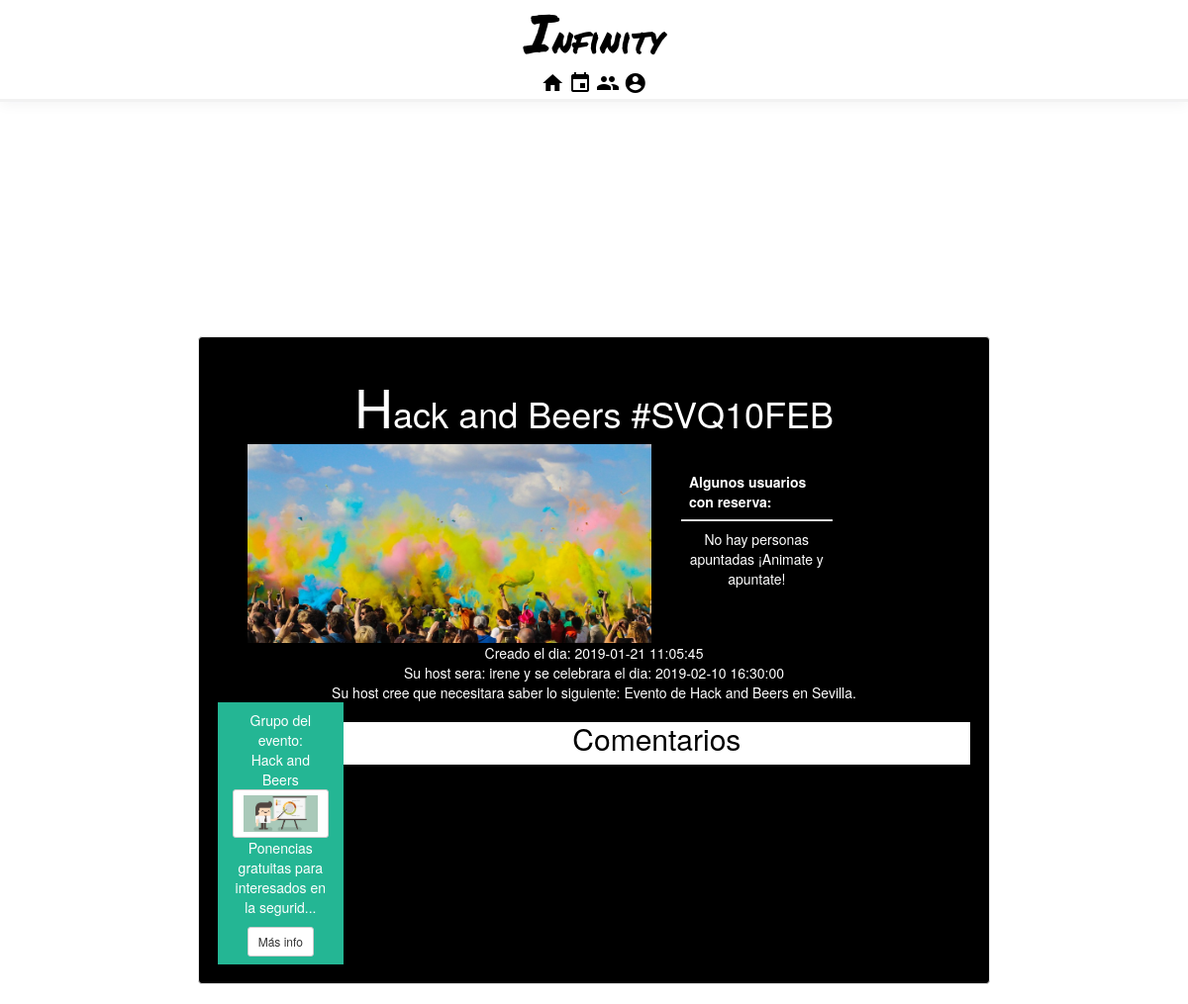
Before: /eventoMostrar.php?id=20 with the older database file.
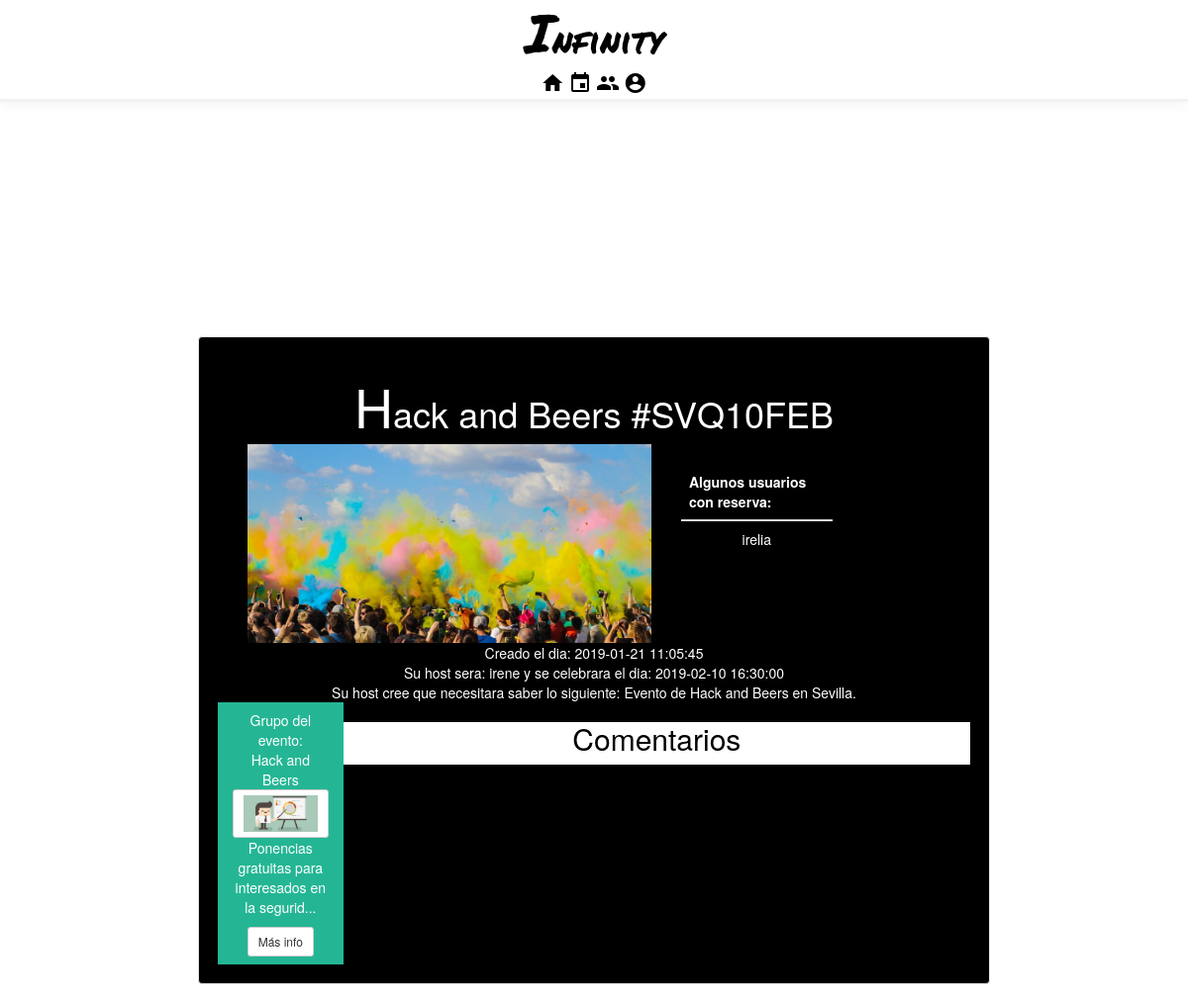
After: the same page with the newer database file.
### tables this page shows
CREATE TABLE `events` (
  `id` int(11) NOT NULL COMMENT 'Identificador',
  `name` varchar(50) NOT NULL COMMENT 'Nombre del evento',
  `description` varchar(500) NOT NULL COMMENT 'Descripcion sobre como sera el evento',
  `date_creation` timestamp NOT NULL DEFAULT CURRENT_TIMESTAMP COMMENT 'Fecha de creacion del evento',
  `date_celebration` timestamp NOT NULL DEFAULT '0000-00-00 00:00:00' COMMENT 'Fecha cuando se celebrara el evento',
  `host` varchar(20) NOT NULL COMMENT 'Usuario creador del evento',
  `rutaimagen` varchar(100) NOT NULL COMMENT 'Ruta de la imagen de un evento',
  `idLocation` int(11) NOT NULL COMMENT 'id de la localizacion donde se celebra el evento',
  `idAdvertisers` int(11) NOT NULL,
  `group_id` int(11) NOT NULL DEFAULT '0'
);

CREATE TABLE `grupo` (
  `id` int(11) NOT NULL,
  `name` varchar(140) NOT NULL COMMENT 'nombe grupo',
  `descripcion` varchar(300) NOT NULL,
  `image_path` varchar(260) NOT NULL
);

CREATE TABLE `reserva` (
  `id` int(11) NOT NULL,
  `username` varchar(20) NOT NULL,
  `id_evento` int(11) NOT NULL
);

### eventoMostrar.php (the view, shortened to what this page needs)
<?php
function printSuscritos($suscritos) {
    $str = "";
    if (sizeof($suscritos) > 0) {
        $str = '<table class="table"><thead><tr>'
                . '<th>Algunos usuarios con reserva:</th></tr></thead><tbody>';
        for ($i = 0; $i < sizeof($suscritos); $i++) {
            $str .= '<tr>';
            $str .= '<td>' . $suscritos[$i]['username'] . '</td></tr > ';
        }
        $str .= '</tbody></table>';
    } else {
        $str = '<table class="table"><thead><tr>'
                . '<th>Algunos usuarios con reserva:</th></tr></thead><tbody>';
        $str .= '<tr><td> No hay personas apuntadas ¡Animate y apuntate! </td></tr > ';
        $str .= '</tbody></table>';
    }
    return $str;
}
?>
<!DOCTYPE html>
<html>
    <head>
        <?php include("stylesheets.php"); ?>
        <link rel="stylesheet" type="text/css" href="css/maps.css"/>
    </head>
    <body>
        <?php
        include("header.php");
        $evento_id = $_GET['id'];
        include("BackEnd/adminGrupo.php");
        $consulta = "SELECT * FROM `events` WHERE id = '$evento_id'";
        $resultado = mysqli_query($con, $consulta);
        if (!(mysqli_num_rows($resultado)) == 0) {
            $fila = mysqli_fetch_array($resultado);
            $nombreEvento = $fila['name'];
            $fechaCreacion = $fila['date_creation'];
            $fechaCelebracion = $fila['date_celebration'];
            $creador = $fila['host'];
            $descripcion = $fila['description'];
            $evento_id = $fila['id'];
            $rutaimagen = $fila['rutaimagen'];
            $grupoEvento = $fila['group_id'];
            $grupoInfo = false;
            if ($grupoEvento != 0) {
                $consulta = 'SELECT * FROM grupo WHERE grupo.id = "' . $grupoEvento . '"';
                $resultado = mysqli_query($con, $consulta);
                if ($resultado) {
                    if (!(mysqli_num_rows($resultado)) == 0) {
                        if ($row = mysqli_fetch_array($resultado)) {
                            $i = 0;
                            while ($i < 4) {
                                $grupoInfo[] = $row[$i];
                                $i++;
                            }
                        }
                    }
                }
            }
            ?>
            <iframe
                id="map"
                height="30%"
                width="100%"
                frameborder="0" style="border:0"
                allowfullscreen>
            </iframe>
            <div class="container-fluid text-center">
                <div class="row content">
                    <div class="col-sm-2 sidenav">
                    </div>
                    <div class="col-sm-8 text-center well" style="background-color: black; color:white">
                        <?php
                        echo "<h1 style=' color:white;
                            '>$nombreEvento</h1>";
                                ?>
                        <div class="col-md-12">
                            <?php
                            echo "<img class='col-md-9' src='$rutaimagen' alt='imagen del evento' style='width:60%;'><br />";
                            $consulta = "SELECT * FROM `reserva` WHERE id_evento = '$evento_id' ORDER BY RAND() LIMIT 5";
                            $resultado = mysqli_query($con, $consulta);
                            $filareserva = Array();
                            ?>
                            <div class='col-md-3'>
                                <?php
                                if ($resultado) {
                                    if (!(mysqli_num_rows($resultado)) == 0) {
                                        $i = 0;
                                        while ($auxiliar = mysqli_fetch_array($resultado)) {
                                            $filareserva[$i] = $auxiliar;
                                            $i++;
                                        }
                                    }
                                }
                                echo printSuscritos($filareserva);
                                ?>
                            </div>
                        </div>
                        <?php
                        echo "Creado el dia: $fechaCreacion<br />";
                        echo "Su host sera: $creador y se celebrara el dia: $fechaCelebracion<br />";
                        echo "Su host cree que necesitara saber lo siguiente: $descripcion <br/>";
                        if ($grupoEvento != 0) {
                            echo (printCardGrupo($grupoInfo));
                        }
                        ?>
                        <div id="comentsWapos" style="background-color: white; color:black;">
                            <h2>Comentarios</h2>
                        </div>
                    </div>
                    <div class="col-sm-2 sidenav">
                    </div>
                </div>
            </div>
            <?php
        } else {
            mysqli_close($con);
            ?>
            <p style="text-align: center;">La pagina a la que intenta acceder no existe</p>
            <?php
        }
        ?>
    </body>
</html>

### stylesheets.php (shortened to what this page needs)
<link rel="stylesheet" type="text/css" href="css/hojaestilo.css"/>
<link rel="stylesheet" type="text/css" href="css/placeholder.css"/>
<link rel="stylesheet" href="https://maxcdn.bootstrapcdn.com/bootstrap/3.3.7/css/bootstrap.min.css">

### header.php (shortened to what this page needs)
<div id="header-top">
    <div id="header-fixed" class="sticky">
        <header id="header">
            <div id="logo">
                <a id="infinity-logo-header" href="index.php"><h1 id="head-logo">Infinity</h1></a>
            </div>
            <div id="header-nav">
                <nav>
                    <a href="index.php" class="link"><i class="material-icons">home</i></a>
                    <a href="eventoIndex.php" class="link"><i class="material-icons">event</i></a>
                    <a href="grupo_mostrar.php" class="link"><i class="material-icons">group</i></a>
                    <a href="cuentaLogin.php" class="link"><i class="material-icons">account_circle</i></a>
                </nav>
            </div>
        </header>
    </div>
</div>

### BackEnd/adminGrupo.php (shortened to what this page needs)
<?php
function printCardGrupo($grupoInfo) {
    $str = "";
    if ($grupoInfo !== false) {
        $str = '<div class="card bg-dark col-sm-2 text-white">
                <div class="card-header bg-secondary">Grupo del evento:<br/>' . $grupoInfo[1]
                . '</div>';
        if (file_exists($grupoInfo[3])) {
            $str .= ' <a href="grupo_mostrar.php?grupo=' . urlencode($grupoInfo[1]) . '" class="btn btn-sm btn-default" ><img class="card-img" src="' . $grupoInfo[3]
                    . '" alt="imagen de grupo ' . $grupoInfo[1]
                    . '" style="max-width:100%;"></img></a>';
        }
        $str .= ' <div class="card-body"><p class="card-text">'
                . substr($grupoInfo[2], 0, 50) . '...</p>
                <a href="grupo_mostrar.php?grupo=' . urlencode($grupoInfo[1]) . '" class="btn btn-sm btn-default">Más info</a>
              </div>
            </div>';
    }
    return $str;
}
?>

### CSS/hojaestilo.css (style rules this page uses)
body { color:rgb(30,24,1); background-color:rgb(250,250,250); margin:0; }
.row.content { height: 450px }
.sidenav { padding-top: 20px; background-color: white; height: 100%; }
#header-fixed { background-color:white; margin:0; margin-bottom:0.5em; box-shadow: 0 2px 14px 0 rgba(25,26,30,0.05); border-bottom: 3px solid #f2f2f2; padding-top: 1px; z-index: 1; min-height: 6vw; }
#header-top { height: 12%; min-height: 6vw; width: 100%; }
.sticky { position: fixed; width: 100%; }
#head-logo { margin-top:0.05em; }
#infinity-logo-header { color:rgb(0,0,0); text-align: center ; font-family: 'Permanent Marker', cursive; }
#infinity-logo-header:link { text-decoration: none; }
#header-nav { text-align: center; }
.link:hover, .link:active, .link:visited,.link:link { color:black; }
h1:first-letter { font-size:1.5em; }
.card { background: rgb(36,182,148); padding: 1%; }

### CSS/maps.css (style rules this page uses)
#map { height: 30%; }
html, body { height: 100%; margin: 0; padding: 0; }

Changed rows visible on the page:
added reserva: username "irelia"
Other visible differences:
text no longer shown: "No hay personas apuntadas ¡Animate y apuntate!"
